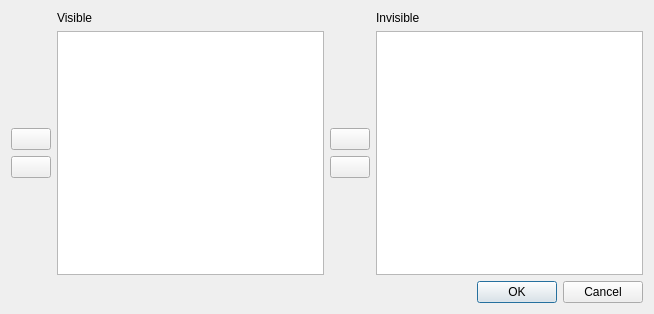
<?xml version="1.0" encoding="UTF-8"?>
<ui version="4.0">
 <class>SettingsForm</class>
 <widget class="QDialog" name="SettingsForm">
  <property name="geometry">
   <rect>
    <x>0</x>
    <y>0</y>
    <width>654</width>
    <height>314</height>
   </rect>
  </property>
  <property name="windowTitle">
   <string>Trace Tool Settings</string>
  </property>
  <layout class="QVBoxLayout" name="verticalLayout_3">
   <item>
    <layout class="QGridLayout" name="gridLayout">
     <item row="0" column="1">
      <widget class="QLabel" name="label">
       <property name="text">
        <string>Visible</string>
       </property>
      </widget>
     </item>
     <item row="0" column="3">
      <widget class="QLabel" name="label_2">
       <property name="text">
        <string>Invisible</string>
       </property>
      </widget>
     </item>
     <item row="1" column="0">
      <layout class="QVBoxLayout" name="verticalLayout">
       <item>
        <spacer name="verticalSpacer_2">
         <property name="orientation">
          <enum>Qt::Vertical</enum>
         </property>
         <property name="sizeHint" stdset="0">
          <size>
           <width>20</width>
           <height>40</height>
          </size>
         </property>
        </spacer>
       </item>
       <item>
        <widget class="QPushButton" name="upButton">
         <property name="text">
          <string/>
         </property>
         <property name="icon">
          <iconset resource="gui.qrc">
           <normaloff>:/icons/go-up.png</normaloff>:/icons/go-up.png</iconset>
         </property>
        </widget>
       </item>
       <item>
        <widget class="QPushButton" name="downButton">
         <property name="text">
          <string/>
         </property>
         <property name="icon">
          <iconset resource="gui.qrc">
           <normaloff>:/icons/go-down.png</normaloff>:/icons/go-down.png</iconset>
         </property>
        </widget>
       </item>
       <item>
        <spacer name="verticalSpacer">
         <property name="orientation">
          <enum>Qt::Vertical</enum>
         </property>
         <property name="sizeHint" stdset="0">
          <size>
           <width>20</width>
           <height>40</height>
          </size>
         </property>
        </spacer>
       </item>
      </layout>
     </item>
     <item row="1" column="1">
      <widget class="QListWidget" name="listWidgetVisible"/>
     </item>
     <item row="1" column="2">
      <layout class="QVBoxLayout" name="verticalLayout_2">
       <item>
        <spacer name="verticalSpacer_4">
         <property name="orientation">
          <enum>Qt::Vertical</enum>
         </property>
         <property name="sizeHint" stdset="0">
          <size>
           <width>20</width>
           <height>40</height>
          </size>
         </property>
        </spacer>
       </item>
       <item>
        <widget class="QPushButton" name="toInvisible">
         <property name="text">
          <string/>
         </property>
         <property name="icon">
          <iconset resource="gui.qrc">
           <normaloff>:/icons/arrow-right.png</normaloff>:/icons/arrow-right.png</iconset>
         </property>
        </widget>
       </item>
       <item>
        <widget class="QPushButton" name="toVisible">
         <property name="text">
          <string/>
         </property>
         <property name="icon">
          <iconset resource="gui.qrc">
           <normaloff>:/icons/arrow-left.png</normaloff>:/icons/arrow-left.png</iconset>
         </property>
        </widget>
       </item>
       <item>
        <spacer name="verticalSpacer_3">
         <property name="orientation">
          <enum>Qt::Vertical</enum>
         </property>
         <property name="sizeHint" stdset="0">
          <size>
           <width>20</width>
           <height>40</height>
          </size>
         </property>
        </spacer>
       </item>
      </layout>
     </item>
     <item row="1" column="3">
      <widget class="QListWidget" name="listWidgetInvisible"/>
     </item>
    </layout>
   </item>
   <item>
    <widget class="QDialogButtonBox" name="buttonBox">
     <property name="standardButtons">
      <set>QDialogButtonBox::Cancel|QDialogButtonBox::Ok</set>
     </property>
    </widget>
   </item>
  </layout>
 </widget>
 <resources>
  <include location="gui.qrc"/>
 </resources>
 <connections>
  <connection>
   <sender>buttonBox</sender>
   <signal>rejected()</signal>
   <receiver>SettingsForm</receiver>
   <slot>reject()</slot>
   <hints>
    <hint type="sourcelabel">
     <x>370</x>
     <y>285</y>
    </hint>
    <hint type="destinationlabel">
     <x>328</x>
     <y>223</y>
    </hint>
   </hints>
  </connection>
  <connection>
   <sender>buttonBox</sender>
   <signal>accepted()</signal>
   <receiver>SettingsForm</receiver>
   <slot>accept()</slot>
   <hints>
    <hint type="sourcelabel">
     <x>254</x>
     <y>280</y>
    </hint>
    <hint type="destinationlabel">
     <x>155</x>
     <y>224</y>
    </hint>
   </hints>
  </connection>
 </connections>
</ui>
